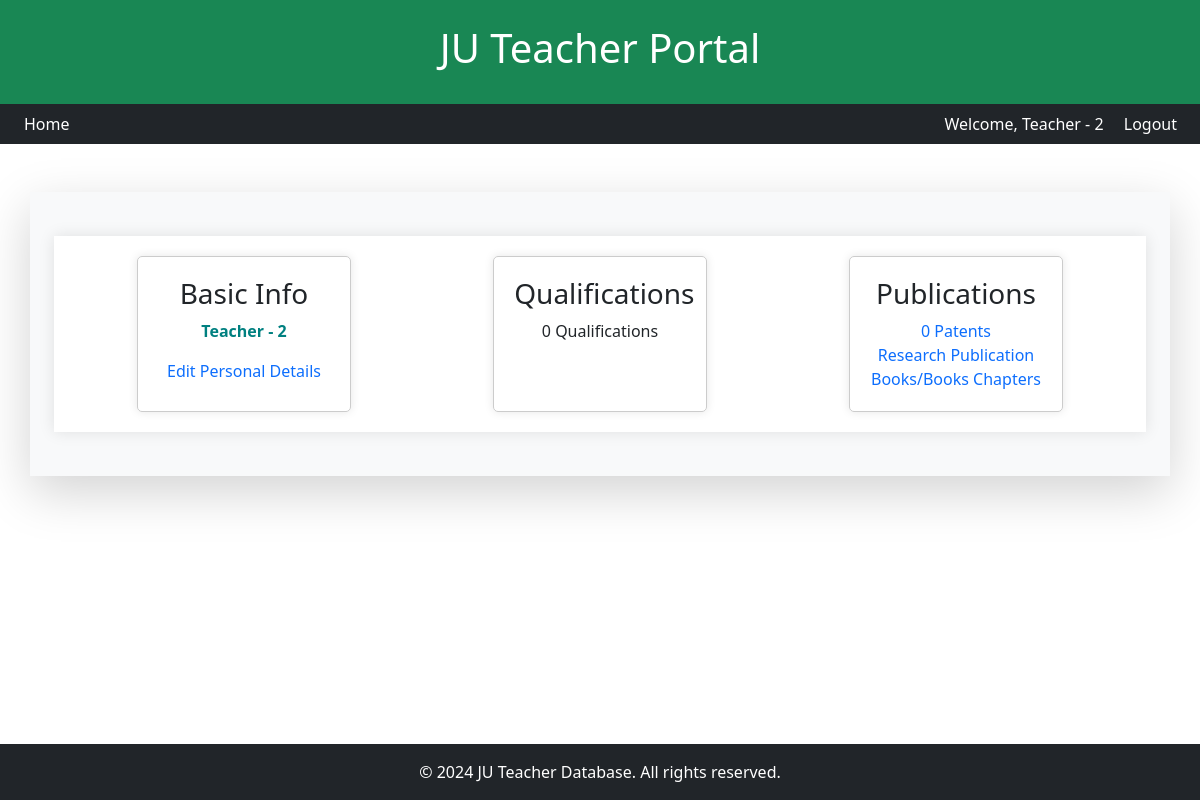
Page /teachers/profile/ (signed in) on the earlier database version.
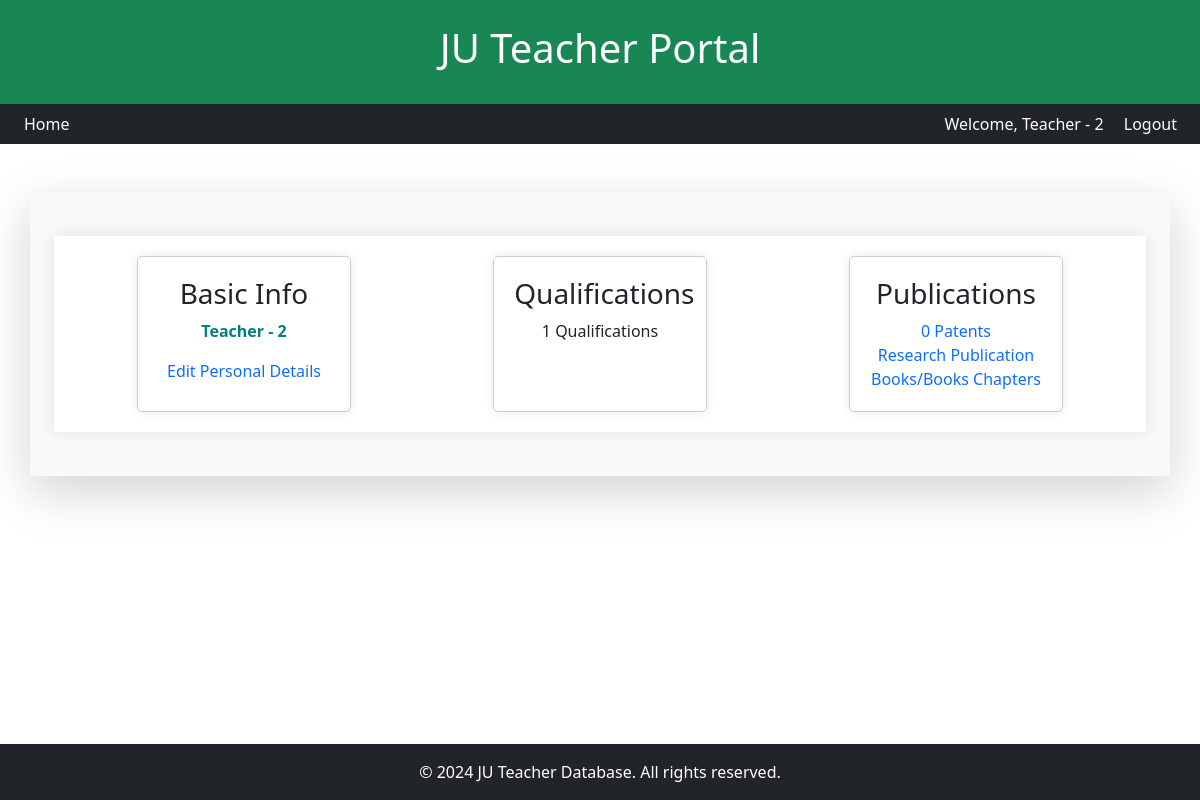
Same page on the later database version.
### teachers/models.py (models this page shows, shortened)
class Teacher(models.Model):
    user = models.OneToOneField(
        "CustomUser",
        null=True,
        on_delete=models.SET_NULL,
        related_name="teachers"
    )  # Refers to the CustomUser model
    email = models.EmailField(unique=True)
    emp_id = models.CharField(max_length=50, unique=True)
    first_name = models.CharField(verbose_name='Full Name', max_length=100, blank=True, null=True)  # Move first_name here
    dept_name = models.CharField(max_length=100, blank=True, null=True)  # Move first_name here
    group_name = models.CharField(max_length=100, null=True, blank=True)
    dob = models.DateField(verbose_name='Date of Birth', null=True, blank=True)
    GENDER_CHOICES = (
        (None, 'Select Gender'),
        ('M', 'Male'),
        ('F', 'Female'),
        ('O', 'Other'),
    )
    gender = models.CharField(
        verbose_name='Gender',
        max_length=6,
        choices=GENDER_CHOICES,
        null=True,
        blank=True
    )
    CAST_CHOICES = (
        (None, 'Select Caste'),
        ('cast-1', 'SC'),
        ('cast-2', 'ST'),
        ('cast-3', 'OBC-A'),
        ('cast-4', 'OBC-B'),
        ('cast-5', 'GEN'),
    )
    caste = models.CharField(
        verbose_name='Caste',
        max_length=6,
        choices=CAST_CHOICES,
        null=True,
        blank=True
    )
    DESIGNATION_CHOICES = (
        (None, 'Select Designation'),
        ('dsg-1', 'Assistant Professor'),
        ('dsg-2', 'Associate Professor'),
    )
    designation = models.CharField(
        max_length=30,
        choices=DESIGNATION_CHOICES,
        null=True,
        blank=True
    )
    doj = models.DateField(
        verbose_name='Date of Joining',
        null=True,
        blank=True
    )
    exp = models.IntegerField(
        verbose_name='Experience (in years)',
        default=0
    )
    mobile = models.CharField(
        verbose_name="Mobile Number",
        max_length=10,
        help_text="Enter a 10-digit mobile number without spaces or special characters.",
        null=True,
        blank=True
    )
    photo = models.ImageField(
        verbose_name='Photo',
        upload_to=get_image_path,
        null=True,
        blank=True
    )
    created_date = models.DateTimeField(default=timezone.now)
    updated_date = models.DateTimeField(auto_now=True)

### teachers/views.py (the view)
# urls.py: path('profile/', views.profile, name='profile'),
@login_required
def profile(request):
    try:
        department = Department.objects.get(id=request.user.department_id)  # Fetch the department instance
        department_name = department.name
    except Department.DoesNotExist:
        department_name = "Unknown"
    groups = request.user.groups.all()  # Fetch all groups for the user
    group_name = groups[0].name if groups else "No Group"  # Take the first group or default to "No Group"
    teacher, created = Teacher.objects.update_or_create(
        user=request.user,
        defaults={
            'first_name': request.user.first_name,
            'dept_name': department_name,  # Pass the department name
            'emp_id': request.user.emp_id,
            'email': request.user.email,
            'group_name': group_name,  # Capture and pass the group name
        }
    )
    form = TeacherForm(instance=teacher)
    return render(request, 'teachers/profile.html', {'teacher': teacher, 'form': form})

### teachers/templatetags/signing_tags.py (called while the page is built)
@register.filter
def sign_id(id):
    signer = Signer()
    return signer.sign(id)

### teachers/templates/teachers/profile.html (shortened to what this page needs)
{% extends 'base.html' %}
{% load signing_tags %}
{% load widget_tweaks %}
{% load static %}
{% block content %}
<head>
    <link rel="stylesheet" type="text/css" href="{% static 'css/profile.css' %}">
    <link href="https://cdn.jsdelivr.net/npm/bootstrap@5.3.0/dist/css/bootstrap.min.css" rel="stylesheet">
    <link rel="stylesheet" href="https://cdn.jsdelivr.net/npm/bootstrap-icons/font/bootstrap-icons.css">
    <link rel="stylesheet" href="https://code.jquery.com/ui/1.13.2/themes/base/jquery-ui.css">
</head>
<body>
    <div class="container">
        <div class="box profile-box" id="profileBox">
            <h3>Basic Info</h3>
            <p style="font-weight:bold;color:teal;">{{ request.session.user_name }}</p>
            <a href="#" id="editPersonalDetailsButton">Edit Personal Details</a>
        </div>
        <div class="box qualification-box" id="qualificationBox">
            <h3>Qualifications</h3>
            <p>{{ teacher.qualification_set.count }} Qualifications</p>
        </div>
        <div class="box publication-box" id="publicationBox">
            <h3>Publications</h3>
			<div>
				<a href="{% url 'teachers:patent_list' %}" id="addPatents">{{ teacher.patents_set.count }} Patents</a>
				<br>
				<a href="{% url 'teachers:research-list' %}" id="addResearchPub">Research Publication</a>
				<br>
				<a href="#" id="addBooks">Books/Books Chapters</a>
			</div>
		</div>
    </div>
</body>
{% endblock %}

Differences in the rows shown:
changed Teacher: qualification_set.count "0" → "1"
